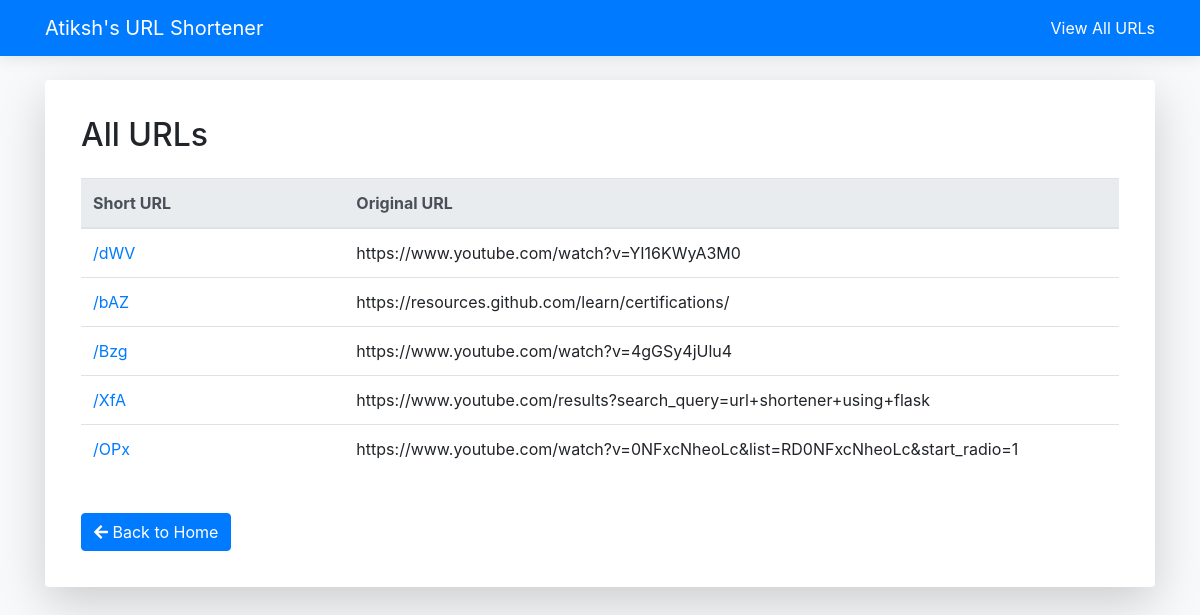
The app's page /all_urls, older data.
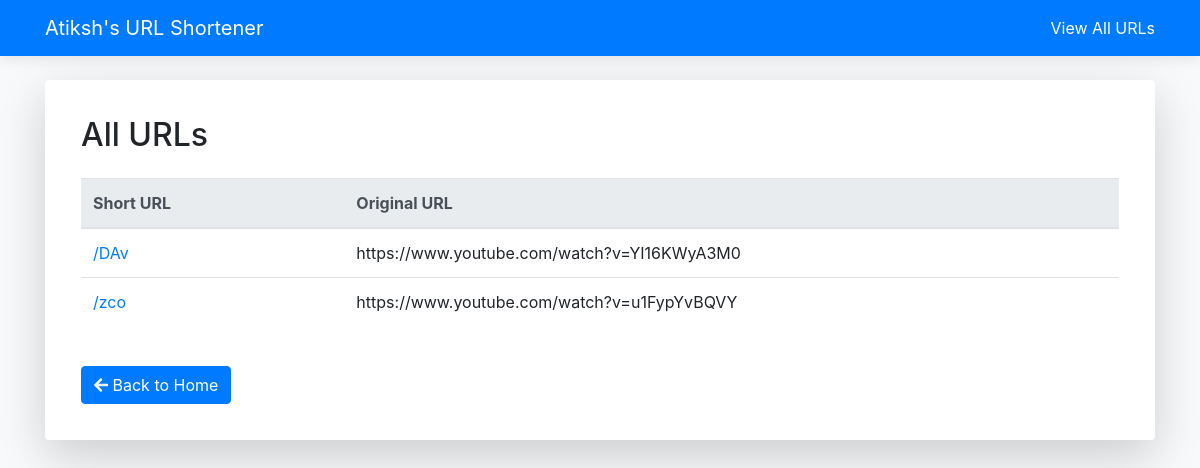
The same page, newer data.
### app.py (models this page shows, shortened)
class Urls(db.Model):
    id_ = db.Column(db.Integer, primary_key=True)
    long = db.Column(db.String(), nullable=False)  # Fix: Ensure URL is not NULL
    short = db.Column(db.String(10), unique=True, nullable=False)  # Fix: Unique short URLs

### app.py (the view)
@app.route('/all_urls')
def display_all():
    return render_template('all_urls.html', vals=Urls.query.all())

### templates/all_urls.html
{% extends "base.html" %} {% block title %}View all URLs{% endblock %} {% block
content %}
<h2 class="mb-4">All URLs</h2>
<div class="table-responsive">
	<table class="table table-hover">
		<thead class="thead-light">
			<tr>
				<th>Short URL</th>
				<th>Original URL</th>
			</tr>
		</thead>
		<tbody>
			{% for url in vals %}
			<tr>
				<td>
					<a href="http://127.0.0.1:5000/{{ url.short }}" class="text-primary">
						/{{ url.short }}
					</a>
				</td>
				<td class="text-truncate" style="max-width: 300px">{{ url.long }}</td>
			</tr>
			{% endfor %}
		</tbody>
	</table>
</div>
<a href="/" class="btn btn-primary back-button">
	<i class="fas fa-arrow-left"></i> Back to Home
</a>
{% endblock %}

### templates/base.html (shortened to what this page needs)
<!doctype html>
<html lang="en">
<head>
    <link rel="stylesheet" href="https://stackpath.bootstrapcdn.com/bootstrap/4.5.2/css/bootstrap.min.css">
    <link rel="stylesheet" href="https://cdnjs.cloudflare.com/ajax/libs/font-awesome/5.15.4/css/all.min.css">
    <link rel="stylesheet" href="{{ url_for('static', filename='style.css') }}">
</head>
<body class="bg-light">
    <nav class="navbar navbar-dark bg-primary mb-4">
        <div class="container">
            <a class="navbar-brand" href="/">Atiksh's URL Shortener</a>
            <div class="navbar-nav">
                <a class="nav-link text-white" href="/all_urls">View All URLs</a>
            </div>
        </div>
    </nav>
    <main class="container">
        <div class="card shadow-lg p-3 mb-5 bg-white rounded">
            <div class="card-body">
                {% block content %}{% endblock %}
            </div>
        </div>
    </main>
</body>
</html>

### static/style.css (style rules this page uses)
body { background-color: #f8f9fa; }
.navbar { box-shadow: 0 2px 15px rgba(0,0,0,.1); }
.card { border: none; border-radius: 15px; }
.btn-primary { transition: all 0.3s ease; }
.text-truncate { max-width: 400px; }
.back-button { margin-top: 1.5rem; }

Row changes from the older to the newer data that the page shows:
removed Urls: short "bAZ", long "https://resources.github.com/learn/certifications/"
removed Urls: short "Bzg", long "https://www.youtube.com/watch?v=4gGSy4jUlu4"
removed Urls: short "XfA", long "https://www.youtube.com/results?search_query=url+shortener+using+flask"
removed Urls: short "OPx", long "https://www.youtube.com/watch?v=0NFxcNheoLc&list=RD0NFxcNheoLc&start_radio=1"
changed Urls "https://www.youtube.com/watch?v=YI16KWyA3M0": short "dWV" → "DAv"
added Urls: short "zco", long "https://www.youtube.com/watch?v=u1FypYvBQVY"
